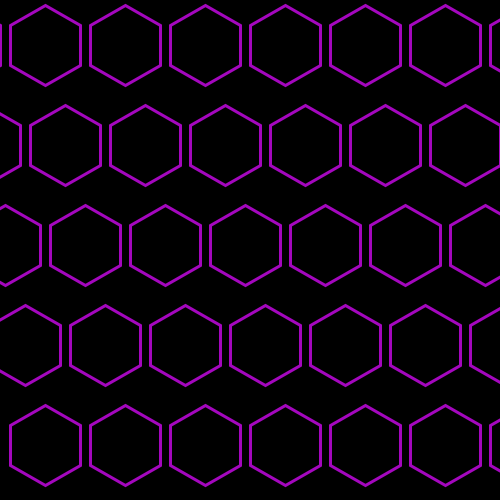
Frame 1 (no input)
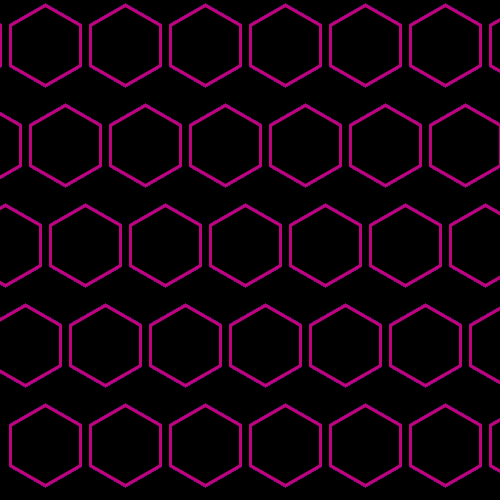
Frame 60 (the mouse pressed at the canvas centre just before this capture)
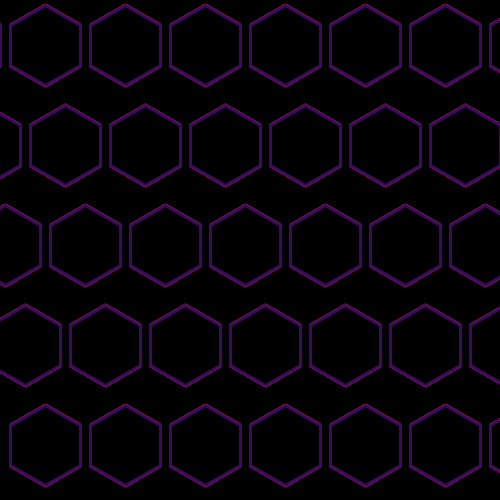
Frame 120 (the mouse held since frame 60 and released just before this capture)

The Processing sketch that drew these frames (run headless with seeded random() and noise(); from frame 60 on, the mouse is pressed at the canvas centre):

// Processing sketch: processing_162364
// ── processing_162364.pde

//By Aurélie Virely

int A = 45;
int B = 5;
int C = 80;
int D = 25;
int E = 65;
int F = 85;
int G = 10;
int H = 25;

float X = 255;
float Y = 232;
int compteur =1;

void setup(){
  size(500,500);
  smooth();
  background(0);
}

void draw(){
  translate(-400,0);
  stroke(random(255),random(30), random(200));
  strokeWeight(3);

  fill(0);{
    for (int i = 0; i < 2*width; i = i + 80) {
       for(int j=0; j < height; j= j + 100){
     
            beginShape();
            vertex(A+j+i, B+j);
            vertex(C+j+i, D+j);
            vertex(C+j+i, E+j);
            vertex(A+j+i, F+j);
            vertex(G+j+i, E+j);
            vertex(G+j+i, H+j);
            endShape(CLOSE);
    }

    }


    
  }
  }
  
